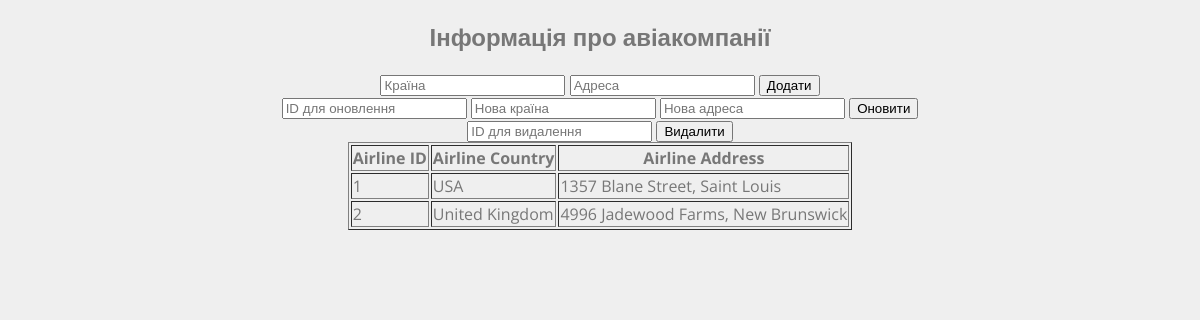
Page /airline.php on the committed database.
### tables this page shows
CREATE TABLE `airline` (
  `id` bigint(20) UNSIGNED NOT NULL,
  `country` varchar(200) NOT NULL,
  `address` varchar(200) NOT NULL
);

### airline.php (the view, shortened to what this page needs)
<!DOCTYPE html>
<html>
<head>
	<link href="css/style.css" media="screen" rel="stylesheet">
</head>
<body>
    <center>
        <h2>Інформація про авіакомпанії</h2>
        <form method="POST">
            <input type="text" name="country" placeholder="Країна" required>
            <input type="text" name="address" placeholder="Адреса" required>
            <input type="submit" name="insert" value="Додати">
        </form>
        <form method="POST">
            <input type="number" name="id" placeholder="ID для оновлення" required>
            <input type="text" name="country" placeholder="Нова країна" required>
            <input type="text" name="address" placeholder="Нова адреса" required>
            <input type="submit" name="update" value="Оновити">
        </form>
        <form method="POST">
            <input type="number" name="id" placeholder="ID для видалення" required>
            <input type="submit" name="delete" value="Видалити">
        </form>
        <?php
        require_once 'connection.php';
        try {
            $dsn = "mysql:host=$db_hostname;dbname=$db_database;charset=utf8mb4";
            $pdo = new PDO($dsn, $db_username, $db_password);
            $pdo->setAttribute(PDO::ATTR_ERRMODE, PDO::ERRMODE_EXCEPTION);
            $query = "SELECT * FROM airline";
            $statement = $pdo->query($query);
            echo "<table border='1'>";
            echo "<tr><th>Airline ID</th><th>Airline Country</th><th>Airline Address</th></tr>";
            while ($row = $statement->fetch(PDO::FETCH_ASSOC)) {
                echo "<tr>";
                echo "<td>".$row["id"]."</td><td>".$row["country"]."</td><td>".$row["address"]."</td>";
                echo "</tr>";
            }
            echo "</table>";
        } catch (PDOException $e) {
            die("Помилка: " . $e->getMessage());
        }
        ?>
    </center>
</body>
</html>

### css/style.css (style rules this page uses)
body { background: #efefef; font-family: 'Open Sans', sans-serif; color: #777; }

### rows in the picture
airline: id "1", country "USA", address "1357 Blane Street, Saint Louis"
airline: id "2", country "United Kingdom", address "4996 Jadewood Farms, New Brunswick"
